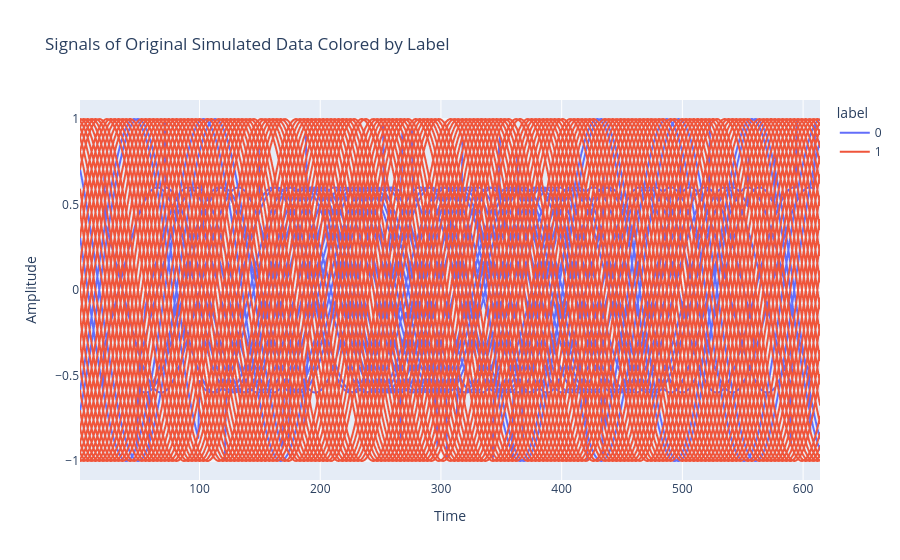

The notebook cell saved with this chart:
### Markdown cell above
plot the actual data

### Code cell
df = pd.read_csv('../UCRArchive_2018/SimulatedSagHealthy 2/SimulatedSagHealthy 2_TRAIN.tsv', sep='\t', header=None)
labels = df.pop(0)
df_signal = pd.DataFrame(df)
df_signal["label"] = labels
df_signal["signal_id"] = df_signal.index

# Melt the dataframe: each row represents a time point of a signal.
df_long = df_signal.melt(id_vars=["signal_id", "label"], var_name="Time", value_name="Amplitude")

# Create the line plot with signals grouped by signal_id and colored by label.
fig = px.line(df_long, x="Time", y="Amplitude", color="label", line_group="signal_id",
              title="Signals of Original Simulated Data Colored by Label")
# fig.add_hline(y=-0.0095, line_color="black")
fig.show()

### Figure 1 — Plotly figure (JSON) as saved in the notebook; plotly's stock layout.template omitted (floating-point values rounded to 4 significant figures; data arrays with more than 128 entries replaced by an {"elided": "..."} marker saying what was removed)
{"data": [{"hovertemplate": "label=0<br>signal_id=0<br>Time=%{x}<br>Amplitude=%{y}<extra></extra>", "legendgroup": "0", "line": {"color": "#636efa", "dash": "solid"}, "marker": {"symbol": "circle"}, "mode": "lines", "name": "0", "showlegend": true, "type": "scattergl", "x": {"elided": "614 int values"}, "xaxis": "x", "y": {"elided": "614 float values"}, "yaxis": "y"}, {"hovertemplate": "label=0<br>signal_id=1<br>Time=%{x}<br>Amplitude=%{y}<extra></extra>", "legendgroup": "0", "line": {"color": "#636efa", "dash": "solid"}, "marker": {"symbol": "circle"}, "mode": "lines", "name": "0", "showlegend": false, "type": "scattergl", "x": {"elided": "614 int values"}, "xaxis": "x", "y": {"elided": "614 float values"}, "yaxis": "y"}, {"hovertemplate": "label=0<br>signal_id=2<br>Time=%{x}<br>Amplitude=%{y}<extra></extra>", "legendgroup": "0", "line": {"color": "#636efa", "dash": "solid"}, "marker": {"symbol": "circle"}, "mode": "lines", "name": "0", "showlegend": false, "type": "scattergl", "x": {"elided": "614 int values"}, "xaxis": "x", "y": {"elided": "614 float values"}, "yaxis": "y"}, {"hovertemplate": "label=0<br>signal_id=3<br>Time=%{x}<br>Amplitude=%{y}<extra></extra>", "legendgroup": "0", "line": {"color": "#636efa", "dash": "solid"}, "marker": {"symbol": "circle"}, "mode": "lines", "name": "0", "showlegend": false, "type": "scattergl", "x": {"elided": "614 int values"}, "xaxis": "x", "y": {"elided": "614 float values"}, "yaxis": "y"}, {"hovertemplate": "label=0<br>signal_id=4<br>Time=%{x}<br>Amplitude=%{y}<extra></extra>", "legendgroup": "0", "line": {"color": "#636efa", "dash": "solid"}, "marker": {"symbol": "circle"}, "mode": "lines", "name": "0", "showlegend": false, "type": "scattergl", "x": {"elided": "614 int values"}, "xaxis": "x", "y": {"elided": "614 float values"}, "yaxis": "y"}, {"hovertemplate": "label=0<br>signal_id=5<br>Time=%{x}<br>Amplitude=%{y}<extra></extra>", "legendgroup": "0", "line": {"color": "#636efa", "dash": "solid"}, "marker": {"symbol": "circle"}, "mode": "lines", "name": "0", "showlegend": false, "type": "scattergl", "x": {"elided": "614 int values"}, "xaxis": "x", "y": {"elided": "614 float values"}, "yaxis": "y"}, {"hovertemplate": "label=0<br>signal_id=6<br>Time=%{x}<br>Amplitude=%{y}<extra></extra>", "legendgroup": "0", "line": {"color": "#636efa", "dash": "solid"}, "marker": {"symbol": "circle"}, "mode": "lines", "name": "0", "showlegend": false, "type": "scattergl", "x": {"elided": "614 int values"}, "xaxis": "x", "y": {"elided": "614 float values"}, "yaxis": "y"}, {"hovertemplate": "label=0<br>signal_id=8<br>Time=%{x}<br>Amplitude=%{y}<extra></extra>", "legendgroup": "0", "line": {"color": "#636efa", "dash": "solid"}, "marker": {"symbol": "circle"}, "mode": "lines", "name": "0", "showlegend": false, "type": "scattergl", "x": {"elided": "614 int values"}, "xaxis": "x", "y": {"elided": "614 float values"}, "yaxis": "y"}, {"hovertemplate": "label=0<br>signal_id=9<br>Time=%{x}<br>Amplitude=%{y}<extra></extra>", "legendgroup": "0", "line": {"color": "#636efa", "dash": "solid"}, "marker": {"symbol": "circle"}, "mode": "lines", "name": "0", "showlegend": false, "type": "scattergl", "x": {"elided": "614 int values"}, "xaxis": "x", "y": {"elided": "614 float values"}, "yaxis": "y"}, {"hovertemplate": "label=0<br>signal_id=11<br>Time=%{x}<br>Amplitude=%{y}<extra></extra>", "legendgroup": "0", "line": {"color": "#636efa", "dash": "solid"}, "marker": {"symbol": "circle"}, "mode": "lines", "name": "0", "showlegend": false, "type": "scattergl", "x": {"elided": "614 int values"}, "xaxis": "x", "y": {"elided": "614 float values"}, "yaxis": "y"}, {"hovertemplate": "label=0<br>signal_id=13<br>Time=%{x}<br>Amplitude=%{y}<extra></extra>", "legendgroup": "0", "line": {"color": "#636efa", "dash": "solid"}, "marker": {"symbol": "circle"}, "mode": "lines", "name": "0", "showlegend": false, "type": "scattergl", "x": {"elided": "614 int values"}, "xaxis": "x", "y": {"elided": "614 float values"}, "yaxis": "y"}, {"hovertemplate": "label=0<br>signal_id=20<br>Time=%{x}<br>Amplitude=%{y}<extra></extra>", "legendgroup": "0", "line": {"color": "#636efa", "dash": "solid"}, "marker": {"symbol": "circle"}, "mode": "lines", "name": "0", "showlegend": false, "type": "scattergl", "x": {"elided": "614 int values"}, "xaxis": "x", "y": {"elided": "614 float values"}, "yaxis": "y"}, {"hovertemplate": "label=0<br>signal_id=22<br>Time=%{x}<br>Amplitude=%{y}<extra></extra>", "legendgroup": "0", "line": {"color": "#636efa", "dash": "solid"}, "marker": {"symbol": "circle"}, "mode": "lines", "name": "0", "showlegend": false, "type": "scattergl", "x": {"elided": "614 int values"}, "xaxis": "x", "y": {"elided": "614 float values"}, "yaxis": "y"}, {"hovertemplate": "label=0<br>signal_id=24<br>Time=%{x}<br>Amplitude=%{y}<extra></extra>", "legendgroup": "0", "line": {"color": "#636efa", "dash": "solid"}, "marker": {"symbol": "circle"}, "mode": "lines", "name": "0", "showlegend": false, "type": "scattergl", "x": {"elided": "614 int values"}, "xaxis": "x", "y": {"elided": "614 float values"}, "yaxis": "y"}, {"hovertemplate": "label=0<br>signal_id=28<br>Time=%{x}<br>Amplitude=%{y}<extra></extra>", "legendgroup": "0", "line": {"color": "#636efa", "dash": "solid"}, "marker": {"symbol": "circle"}, "mode": "lines", "name": "0", "showlegend": false, "type": "scattergl", "x": {"elided": "614 int values"}, "xaxis": "x", "y": {"elided": "614 float values"}, "yaxis": "y"}, {"hovertemplate": "label=0<br>signal_id=29<br>Time=%{x}<br>Amplitude=%{y}<extra></extra>", "legendgroup": "0", "line": {"color": "#636efa", "dash": "solid"}, "marker": {"symbol": "circle"}, "mode": "lines", "name": "0", "showlegend": false, "type": "scattergl", "x": {"elided": "614 int values"}, "xaxis": "x", "y": {"elided": "614 float values"}, "yaxis": "y"}, {"hovertemplate": "label=0<br>signal_id=32<br>Time=%{x}<br>Amplitude=%{y}<extra></extra>", "legendgroup": "0", "line": {"color": "#636efa", "dash": "solid"}, "marker": {"symbol": "circle"}, "mode": "lines", "name": "0", "showlegend": false, "type": "scattergl", "x": {"elided": "614 int values"}, "xaxis": "x", "y": {"elided": "614 float values"}, "yaxis": "y"}, {"hovertemplate": "label=0<br>signal_id=35<br>Time=%{x}<br>Amplitude=%{y}<extra></extra>", "legendgroup": "0", "line": {"color": "#636efa", "dash": "solid"}, "marker": {"symbol": "circle"}, "mode": "lines", "name": "0", "showlegend": false, "type": "scattergl", "x": {"elided": "614 int values"}, "xaxis": "x", "y": {"elided": "614 float values"}, "yaxis": "y"}, {"hovertemplate": "label=0<br>signal_id=37<br>Time=%{x}<br>Amplitude=%{y}<extra></extra>", "legendgroup": "0", "line": {"color": "#636efa", "dash": "solid"}, "marker": {"symbol": "circle"}, "mode": "lines", "name": "0", "showlegend": false, "type": "scattergl", "x": {"elided": "614 int values"}, "xaxis": "x", "y": {"elided": "614 float values"}, "yaxis": "y"}, {"hovertemplate": "label=0<br>signal_id=39<br>Time=%{x}<br>Amplitude=%{y}<extra></extra>", "legendgroup": "0", "line": {"color": "#636efa", "dash": "solid"}, "marker": {"symbol": "circle"}, "mode": "lines", "name": "0", "showlegend": false, "type": "scattergl", "x": {"elided": "614 int values"}, "xaxis": "x", "y": {"elided": "614 float values"}, "yaxis": "y"}, {"hovertemplate": "label=0<br>signal_id=41<br>Time=%{x}<br>Amplitude=%{y}<extra></extra>", "legendgroup": "0", "line": {"color": "#636efa", "dash": "solid"}, "marker": {"symbol": "circle"}, "mode": "lines", "name": "0", "showlegend": false, "type": "scattergl", "x": {"elided": "614 int values"}, "xaxis": "x", "y": {"elided": "614 float values"}, "yaxis": "y"}, {"hovertemplate": "label=0<br>signal_id=42<br>Time=%{x}<br>Amplitude=%{y}<extra></extra>", "legendgroup": "0", "line": {"color": "#636efa", "dash": "solid"}, "marker": {"symbol": "circle"}, "mode": "lines", "name": "0", "showlegend": false, "type": "scattergl", "x": {"elided": "614 int values"}, "xaxis": "x", "y": {"elided": "614 float values"}, "yaxis": "y"}, {"hovertemplate": "label=0<br>signal_id=43<br>Time=%{x}<br>Amplitude=%{y}<extra></extra>", "legendgroup": "0", "line": {"color": "#636efa", "dash": "solid"}, "marker": {"symbol": "circle"}, "mode": "lines", "name": "0", "showlegend": false, "type": "scattergl", "x": {"elided": "614 int values"}, "xaxis": "x", "y": {"elided": "614 float values"}, "yaxis": "y"}, {"hovertemplate": "label=0<br>signal_id=44<br>Time=%{x}<br>Amplitude=%{y}<extra></extra>", "legendgroup": "0", "line": {"color": "#636efa", "dash": "solid"}, "marker": {"symbol": "circle"}, "mode": "lines", "name": "0", "showlegend": false, "type": "scattergl", "x": {"elided": "614 int values"}, "xaxis": "x", "y": {"elided": "614 float values"}, "yaxis": "y"}, {"hovertemplate": "label=0<br>signal_id=46<br>Time=%{x}<br>Amplitude=%{y}<extra></extra>", "legendgroup": "0", "line": {"color": "#636efa", "dash": "solid"}, "marker": {"symbol": "circle"}, "mode": "lines", "name": "0", "showlegend": false, "type": "scattergl", "x": {"elided": "614 int values"}, "xaxis": "x", "y": {"elided": "614 float values"}, "yaxis": "y"}, {"hovertemplate": "label=0<br>signal_id=47<br>Time=%{x}<br>Amplitude=%{y}<extra></extra>", "legendgroup": "0", "line": {"color": "#636efa", "dash": "solid"}, "marker": {"symbol": "circle"}, "mode": "lines", "name": "0", "showlegend": false, "type": "scattergl", "x": {"elided": "614 int values"}, "xaxis": "x", "y": {"elided": "614 float values"}, "yaxis": "y"}, {"hovertemplate": "label=0<br>signal_id=52<br>Time=%{x}<br>Amplitude=%{y}<extra></extra>", "legendgroup": "0", "line": {"color": "#636efa", "dash": "solid"}, "marker": {"symbol": "circle"}, "mode": "lines", "name": "0", "showlegend": false, "type": "scattergl", "x": {"elided": "614 int values"}, "xaxis": "x", "y": {"elided": "614 float values"}, "yaxis": "y"}, {"hovertemplate": "label=0<br>signal_id=53<br>Time=%{x}<br>Amplitude=%{y}<extra></extra>", "legendgroup": "0", "line": {"color": "#636efa", "dash": "solid"}, "marker": {"symbol": "circle"}, "mode": "lines", "name": "0", "showlegend": false, "type": "scattergl", "x": {"elided": "614 int values"}, "xaxis": "x", "y": {"elided": "614 float values"}, "yaxis": "y"}, {"hovertemplate": "label=0<br>signal_id=55<br>Time=%{x}<br>Amplitude=%{y}<extra></extra>", "legendgroup": "0", "line": {"color": "#636efa", "dash": "solid"}, "marker": {"symbol": "circle"}, "mode": "lines", "name": "0", "showlegend": false, "type": "scattergl", "x": {"elided": "614 int values"}, "xaxis": "x", "y": {"elided": "614 float values"}, "yaxis": "y"}, {"hovertemplate": "label=0<br>signal_id=57<br>Time=%{x}<br>Amplitude=%{y}<extra></extra>", "legendgroup": "0", "line": {"color": "#636efa", "dash": "solid"}, "marker": {"symbol": "circle"}, "mode": "lines", "name": "0", "showlegend": false, "type": "scattergl", "x": {"elided": "614 int values"}, "xaxis": "x", "y": {"elided": "614 float values"}, "yaxis": "y"}, {"hovertemplate": "label=0<br>signal_id=61<br>Time=%{x}<br>Amplitude=%{y}<extra></extra>", "legendgroup": "0", "line": {"color": "#636efa", "dash": "solid"}, "marker": {"symbol": "circle"}, "mode": "lines", "name": "0", "showlegend": false, "type": "scattergl", "x": {"elided": "614 int values"}, "xaxis": "x", "y": {"elided": "614 float values"}, "yaxis": "y"}, {"hovertemplate": "label=0<br>signal_id=62<br>Time=%{x}<br>Amplitude=%{y}<extra></extra>", "legendgroup": "0", "line": {"color": "#636efa", "dash": "solid"}, "marker": {"symbol": "circle"}, "mode": "lines", "name": "0", "showlegend": false, "type": "scattergl", "x": {"elided": "614 int values"}, "xaxis": "x", "y": {"elided": "614 float values"}, "yaxis": "y"}, {"hovertemplate": "label=0<br>signal_id=67<br>Time=%{x}<br>Amplitude=%{y}<extra></extra>", "legendgroup": "0", "line": {"color": "#636efa", "dash": "solid"}, "marker": {"symbol": "circle"}, "mode": "lines", "name": "0", "showlegend": false, "type": "scattergl", "x": {"elided": "614 int values"}, "xaxis": "x", "y": {"elided": "614 float values"}, "yaxis": "y"}, {"hovertemplate": "label=0<br>signal_id=68<br>Time=%{x}<br>Amplitude=%{y}<extra></extra>", "legendgroup": "0", "line": {"color": "#636efa", "dash": "solid"}, "marker": {"symbol": "circle"}, "mode": "lines", "name": "0", "showlegend": false, "type": "scattergl", "x": {"elided": "614 int values"}, "xaxis": "x", "y": {"elided": "614 float values"}, "yaxis": "y"}, {"hovertemplate": "label=0<br>signal_id=69<br>Time=%{x}<br>Amplitude=%{y}<extra></extra>", "legendgroup": "0", "line": {"color": "#636efa", "dash": "solid"}, "marker": {"symbol": "circle"}, "mode": "lines", "name": "0", "showlegend": false, "type": "scattergl", "x": {"elided": "614 int values"}, "xaxis": "x", "y": {"elided": "614 float values"}, "yaxis": "y"}, {"hovertemplate": "label=1<br>signal_id=7<br>Time=%{x}<br>Amplitude=%{y}<extra></extra>", "legendgroup": "1", "line": {"color": "#EF553B", "dash": "solid"}, "marker": {"symbol": "circle"}, "mode": "lines", "name": "1", "showlegend": true, "type": "scattergl", "x": {"elided": "614 int values"}, "xaxis": "x", "y": {"elided": "614 float values"}, "yaxis": "y"}, {"hovertemplate": "label=1<br>signal_id=10<br>Time=%{x}<br>Amplitude=%{y}<extra></extra>", "legendgroup": "1", "line": {"color": "#EF553B", "dash": "solid"}, "marker": {"symbol": "circle"}, "mode": "lines", "name": "1", "showlegend": false, "type": "scattergl", "x": {"elided": "614 int values"}, "xaxis": "x", "y": {"elided": "614 float values"}, "yaxis": "y"}, {"hovertemplate": "label=1<br>signal_id=12<br>Time=%{x}<br>Amplitude=%{y}<extra></extra>", "legendgroup": "1", "line": {"color": "#EF553B", "dash": "solid"}, "marker": {"symbol": "circle"}, "mode": "lines", "name": "1", "showlegend": false, "type": "scattergl", "x": {"elided": "614 int values"}, "xaxis": "x", "y": {"elided": "614 float values"}, "yaxis": "y"}, {"hovertemplate": "label=1<br>signal_id=14<br>Time=%{x}<br>Amplitude=%{y}<extra></extra>", "legendgroup": "1", "line": {"color": "#EF553B", "dash": "solid"}, "marker": {"symbol": "circle"}, "mode": "lines", "name": "1", "showlegend": false, "type": "scattergl", "x": {"elided": "614 int values"}, "xaxis": "x", "y": {"elided": "614 float values"}, "yaxis": "y"}, {"hovertemplate": "label=1<br>signal_id=15<br>Time=%{x}<br>Amplitude=%{y}<extra></extra>", "legendgroup": "1", "line": {"color": "#EF553B", "dash": "solid"}, "marker": {"symbol": "circle"}, "mode": "lines", "name": "1", "showlegend": false, "type": "scattergl", "x": {"elided": "614 int values"}, "xaxis": "x", "y": {"elided": "614 float values"}, "yaxis": "y"}, {"hovertemplate": "label=1<br>signal_id=16<br>Time=%{x}<br>Amplitude=%{y}<extra></extra>", "legendgroup": "1", "line": {"color": "#EF553B", "dash": "solid"}, "marker": {"symbol": "circle"}, "mode": "lines", "name": "1", "showlegend": false, "type": "scattergl", "x": {"elided": "614 int values"}, "xaxis": "x", "y": {"elided": "614 float values"}, "yaxis": "y"}, {"hovertemplate": "label=1<br>signal_id=17<br>Time=%{x}<br>Amplitude=%{y}<extra></extra>", "legendgroup": "1", "line": {"color": "#EF553B", "dash": "solid"}, "marker": {"symbol": "circle"}, "mode": "lines", "name": "1", "showlegend": false, "type": "scattergl", "x": {"elided": "614 int values"}, "xaxis": "x", "y": {"elided": "614 float values"}, "yaxis": "y"}, {"hovertemplate": "label=1<br>signal_id=18<br>Time=%{x}<br>Amplitude=%{y}<extra></extra>", "legendgroup": "1", "line": {"color": "#EF553B", "dash": "solid"}, "marker": {"symbol": "circle"}, "mode": "lines", "name": "1", "showlegend": false, "type": "scattergl", "x": {"elided": "614 int values"}, "xaxis": "x", "y": {"elided": "614 float values"}, "yaxis": "y"}, {"hovertemplate": "label=1<br>signal_id=19<br>Time=%{x}<br>Amplitude=%{y}<extra></extra>", "legendgroup": "1", "line": {"color": "#EF553B", "dash": "solid"}, "marker": {"symbol": "circle"}, "mode": "lines", "name": "1", "showlegend": false, "type": "scattergl", "x": {"elided": "614 int values"}, "xaxis": "x", "y": {"elided": "614 float values"}, "yaxis": "y"}, {"hovertemplate": "label=1<br>signal_id=21<br>Time=%{x}<br>Amplitude=%{y}<extra></extra>", "legendgroup": "1", "line": {"color": "#EF553B", "dash": "solid"}, "marker": {"symbol": "circle"}, "mode": "lines", "name": "1", "showlegend": false, "type": "scattergl", "x": {"elided": "614 int values"}, "xaxis": "x", "y": {"elided": "614 float values"}, "yaxis": "y"}, {"hovertemplate": "label=1<br>signal_id=23<br>Time=%{x}<br>Amplitude=%{y}<extra></extra>", "legendgroup": "1", "line": {"color": "#EF553B", "dash": "solid"}, "marker": {"symbol": "circle"}, "mode": "lines", "name": "1", "showlegend": false, "type": "scattergl", "x": {"elided": "614 int values"}, "xaxis": "x", "y": {"elided": "614 float values"}, "yaxis": "y"}, {"hovertemplate": "label=1<br>signal_id=25<br>Time=%{x}<br>Amplitude=%{y}<extra></extra>", "legendgroup": "1", "line": {"color": "#EF553B", "dash": "solid"}, "marker": {"symbol": "circle"}, "mode": "lines", "name": "1", "showlegend": false, "type": "scattergl", "x": {"elided": "614 int values"}, "xaxis": "x", "y": {"elided": "614 float values"}, "yaxis": "y"}, {"hovertemplate": "label=1<br>signal_id=26<br>Time=%{x}<br>Amplitude=%{y}<extra></extra>", "legendgroup": "1", "line": {"color": "#EF553B", "dash": "solid"}, "marker": {"symbol": "circle"}, "mode": "lines", "name": "1", "showlegend": false, "type": "scattergl", "x": {"elided": "614 int values"}, "xaxis": "x", "y": {"elided": "614 float values"}, "yaxis": "y"}, {"hovertemplate": "label=1<br>signal_id=27<br>Time=%{x}<br>Amplitude=%{y}<extra></extra>", "legendgroup": "1", "line": {"color": "#EF553B", "dash": "solid"}, "marker": {"symbol": "circle"}, "mode": "lines", "name": "1", "showlegend": false, "type": "scattergl", "x": {"elided": "614 int values"}, "xaxis": "x", "y": {"elided": "614 float values"}, "yaxis": "y"}, {"hovertemplate": "label=1<br>signal_id=30<br>Time=%{x}<br>Amplitude=%{y}<extra></extra>", "legendgroup": "1", "line": {"color": "#EF553B", "dash": "solid"}, "marker": {"symbol": "circle"}, "mode": "lines", "name": "1", "showlegend": false, "type": "scattergl", "x": {"elided": "614 int values"}, "xaxis": "x", "y": {"elided": "614 float values"}, "yaxis": "y"}, {"hovertemplate": "label=1<br>signal_id=31<br>Time=%{x}<br>Amplitude=%{y}<extra></extra>", "legendgroup": "1", "line": {"color": "#EF553B", "dash": "solid"}, "marker": {"symbol": "circle"}, "mode": "lines", "name": "1", "showlegend": false, "type": "scattergl", "x": {"elided": "614 int values"}, "xaxis": "x", "y": {"elided": "614 float values"}, "yaxis": "y"}, {"hovertemplate": "label=1<br>signal_id=33<br>Time=%{x}<br>Amplitude=%{y}<extra></extra>", "legendgroup": "1", "line": {"color": "#EF553B", "dash": "solid"}, "marker": {"symbol": "circle"}, "mode": "lines", "name": "1", "showlegend": false, "type": "scattergl", "x": {"elided": "614 int values"}, "xaxis": "x", "y": {"elided": "614 float values"}, "yaxis": "y"}, {"hovertemplate": "label=1<br>signal_id=34<br>Time=%{x}<br>Amplitude=%{y}<extra></extra>", "legendgroup": "1", "line": {"color": "#EF553B", "dash": "solid"}, "marker": {"symbol": "circle"}, "mode": "lines", "name": "1", "showlegend": false, "type": "scattergl", "x": {"elided": "614 int values"}, "xaxis": "x", "y": {"elided": "614 float values"}, "yaxis": "y"}, {"hovertemplate": "label=1<br>signal_id=36<br>Time=%{x}<br>Amplitude=%{y}<extra></extra>", "legendgroup": "1", "line": {"color": "#EF553B", "dash": "solid"}, "marker": {"symbol": "circle"}, "mode": "lines", "name": "1", "showlegend": false, "type": "scattergl", "x": {"elided": "614 int values"}, "xaxis": "x", "y": {"elided": "614 float values"}, "yaxis": "y"}, {"hovertemplate": "label=1<br>signal_id=38<br>Time=%{x}<br>Amplitude=%{y}<extra></extra>", "legendgroup": "1", "line": {"color": "#EF553B", "dash": "solid"}, "marker": {"symbol": "circle"}, "mode": "lines", "name": "1", "showlegend": false, "type": "scattergl", "x": {"elided": "614 int values"}, "xaxis": "x", "y": {"elided": "614 float values"}, "yaxis": "y"}, {"hovertemplate": "label=1<br>signal_id=40<br>Time=%{x}<br>Amplitude=%{y}<extra></extra>", "legendgroup": "1", "line": {"color": "#EF553B", "dash": "solid"}, "marker": {"symbol": "circle"}, "mode": "lines", "name": "1", "showlegend": false, "type": "scattergl", "x": {"elided": "614 int values"}, "xaxis": "x", "y": {"elided": "614 float values"}, "yaxis": "y"}, {"hovertemplate": "label=1<br>signal_id=45<br>Time=%{x}<br>Amplitude=%{y}<extra></extra>", "legendgroup": "1", "line": {"color": "#EF553B", "dash": "solid"}, "marker": {"symbol": "circle"}, "mode": "lines", "name": "1", "showlegend": false, "type": "scattergl", "x": {"elided": "614 int values"}, "xaxis": "x", "y": {"elided": "614 float values"}, "yaxis": "y"}, {"hovertemplate": "label=1<br>signal_id=48<br>Time=%{x}<br>Amplitude=%{y}<extra></extra>", "legendgroup": "1", "line": {"color": "#EF553B", "dash": "solid"}, "marker": {"symbol": "circle"}, "mode": "lines", "name": "1", "showlegend": false, "type": "scattergl", "x": {"elided": "614 int values"}, "xaxis": "x", "y": {"elided": "614 float values"}, "yaxis": "y"}, {"hovertemplate": "label=1<br>signal_id=49<br>Time=%{x}<br>Amplitude=%{y}<extra></extra>", "legendgroup": "1", "line": {"color": "#EF553B", "dash": "solid"}, "marker": {"symbol": "circle"}, "mode": "lines", "name": "1", "showlegend": false, "type": "scattergl", "x": {"elided": "614 int values"}, "xaxis": "x", "y": {"elided": "614 float values"}, "yaxis": "y"}, {"hovertemplate": "label=1<br>signal_id=50<br>Time=%{x}<br>Amplitude=%{y}<extra></extra>", "legendgroup": "1", "line": {"color": "#EF553B", "dash": "solid"}, "marker": {"symbol": "circle"}, "mode": "lines", "name": "1", "showlegend": false, "type": "scattergl", "x": {"elided": "614 int values"}, "xaxis": "x", "y": {"elided": "614 float values"}, "yaxis": "y"}, {"hovertemplate": "label=1<br>signal_id=51<br>Time=%{x}<br>Amplitude=%{y}<extra></extra>", "legendgroup": "1", "line": {"color": "#EF553B", "dash": "solid"}, "marker": {"symbol": "circle"}, "mode": "lines", "name": "1", "showlegend": false, "type": "scattergl", "x": {"elided": "614 int values"}, "xaxis": "x", "y": {"elided": "614 float values"}, "yaxis": "y"}, {"hovertemplate": "label=1<br>signal_id=54<br>Time=%{x}<br>Amplitude=%{y}<extra></extra>", "legendgroup": "1", "line": {"color": "#EF553B", "dash": "solid"}, "marker": {"symbol": "circle"}, "mode": "lines", "name": "1", "showlegend": false, "type": "scattergl", "x": {"elided": "614 int values"}, "xaxis": "x", "y": {"elided": "614 float values"}, "yaxis": "y"}, {"hovertemplate": "label=1<br>signal_id=56<br>Time=%{x}<br>Amplitude=%{y}<extra></extra>", "legendgroup": "1", "line": {"color": "#EF553B", "dash": "solid"}, "marker": {"symbol": "circle"}, "mode": "lines", "name": "1", "showlegend": false, "type": "scattergl", "x": {"elided": "614 int values"}, "xaxis": "x", "y": {"elided": "614 float values"}, "yaxis": "y"}, {"hovertemplate": "label=1<br>signal_id=58<br>Time=%{x}<br>Amplitude=%{y}<extra></extra>", "legendgroup": "1", "line": {"color": "#EF553B", "dash": "solid"}, "marker": {"symbol": "circle"}, "mode": "lines", "name": "1", "showlegend": false, "type": "scattergl", "x": {"elided": "614 int values"}, "xaxis": "x", "y": {"elided": "614 float values"}, "yaxis": "y"}, {"hovertemplate": "label=1<br>signal_id=59<br>Time=%{x}<br>Amplitude=%{y}<extra></extra>", "legendgroup": "1", "line": {"color": "#EF553B", "dash": "solid"}, "marker": {"symbol": "circle"}, "mode": "lines", "name": "1", "showlegend": false, "type": "scattergl", "x": {"elided": "614 int values"}, "xaxis": "x", "y": {"elided": "614 float values"}, "yaxis": "y"}, {"hovertemplate": "label=1<br>signal_id=60<br>Time=%{x}<br>Amplitude=%{y}<extra></extra>", "legendgroup": "1", "line": {"color": "#EF553B", "dash": "solid"}, "marker": {"symbol": "circle"}, "mode": "lines", "name": "1", "showlegend": false, "type": "scattergl", "x": {"elided": "614 int values"}, "xaxis": "x", "y": {"elided": "614 float values"}, "yaxis": "y"}, {"hovertemplate": "label=1<br>signal_id=63<br>Time=%{x}<br>Amplitude=%{y}<extra></extra>", "legendgroup": "1", "line": {"color": "#EF553B", "dash": "solid"}, "marker": {"symbol": "circle"}, "mode": "lines", "name": "1", "showlegend": false, "type": "scattergl", "x": {"elided": "614 int values"}, "xaxis": "x", "y": {"elided": "614 float values"}, "yaxis": "y"}, {"hovertemplate": "label=1<br>signal_id=64<br>Time=%{x}<br>Amplitude=%{y}<extra></extra>", "legendgroup": "1", "line": {"color": "#EF553B", "dash": "solid"}, "marker": {"symbol": "circle"}, "mode": "lines", "name": "1", "showlegend": false, "type": "scattergl", "x": {"elided": "614 int values"}, "xaxis": "x", "y": {"elided": "614 float values"}, "yaxis": "y"}, {"hovertemplate": "label=1<br>signal_id=65<br>Time=%{x}<br>Amplitude=%{y}<extra></extra>", "legendgroup": "1", "line": {"color": "#EF553B", "dash": "solid"}, "marker": {"symbol": "circle"}, "mode": "lines", "name": "1", "showlegend": false, "type": "scattergl", "x": {"elided": "614 int values"}, "xaxis": "x", "y": {"elided": "614 float values"}, "yaxis": "y"}, {"hovertemplate": "label=1<br>signal_id=66<br>Time=%{x}<br>Amplitude=%{y}<extra></extra>", "legendgroup": "1", "line": {"color": "#EF553B", "dash": "solid"}, "marker": {"symbol": "circle"}, "mode": "lines", "name": "1", "showlegend": false, "type": "scattergl", "x": {"elided": "614 int values"}, "xaxis": "x", "y": {"elided": "614 float values"}, "yaxis": "y"}], "layout": {"legend": {"title": {"text": "label"}, "tracegroupgap": 0}, "title": {"text": "Signals of Original Simulated Data Colored by Label"}, "xaxis": {"anchor": "y", "domain": [0, 1], "title": {"text": "Time"}}, "yaxis": {"anchor": "x", "domain": [0, 1], "title": {"text": "Amplitude"}}}}
